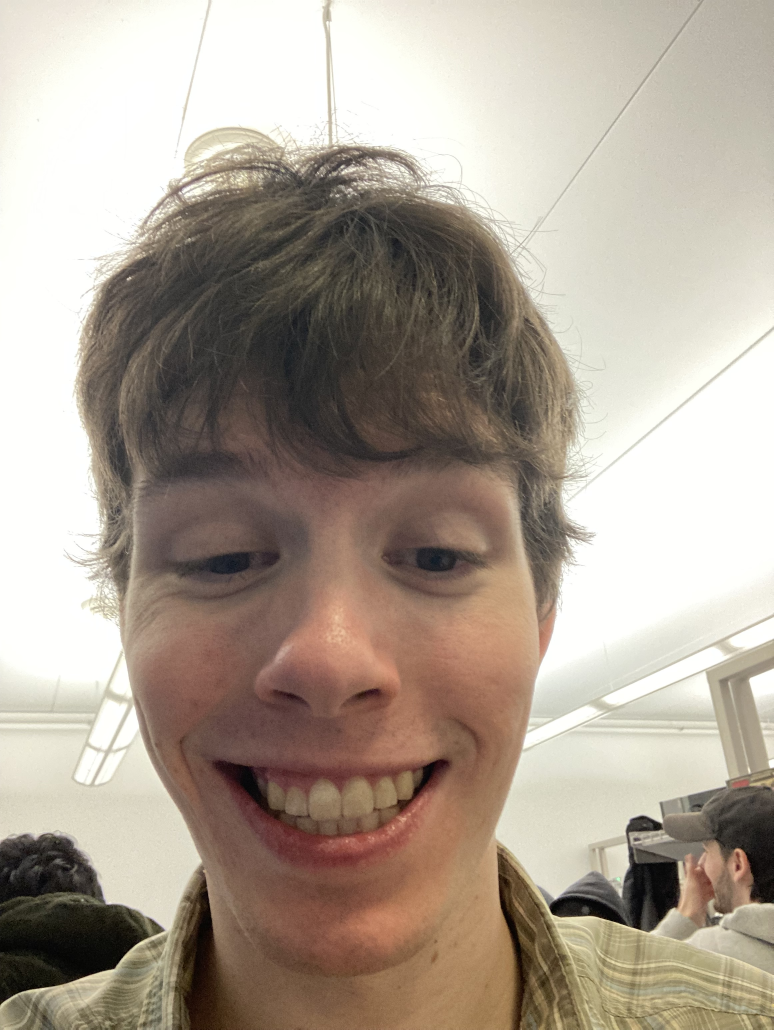
#> input picture Lab/train_set/1/IMG_6359.jpg, 2320 x 3088 px (shown at 1/3 size)
$ python -i analyze_all_images.py   (imports and definitions only)
#> lines starting #> are read from the running program, lines starting #| are printed output that depends on the picture
#> further down, picture is the input picture: shape (3088, 2320, 3); mean B, G, R 147.6, 160.3, 172.2
import cv2
import os
import numpy as np
import re
from glob import glob
import datetime

def preprocess_image(image):
    """Apply preprocessing to improve face detection and recognition"""
    # Convert to grayscale if needed
    if len(image.shape) == 3:
        gray = cv2.cvtColor(image, cv2.COLOR_BGR2GRAY)
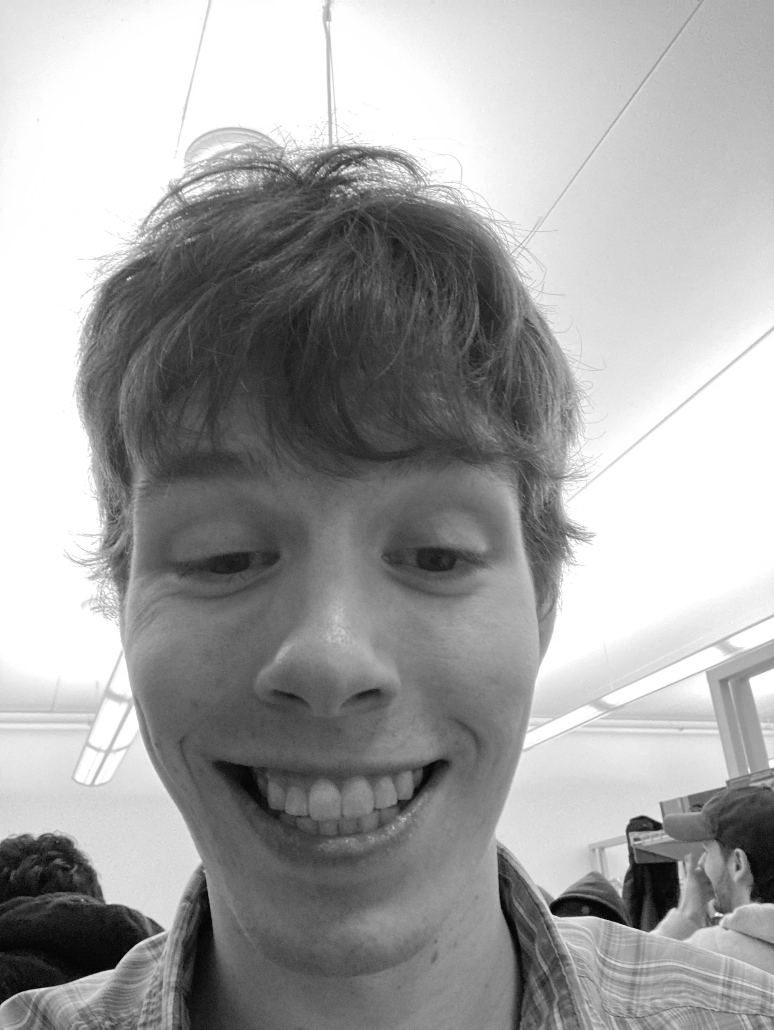
#> gray: shape (3088, 2320) (shown at 1/3 size); min 0, max 255, mean 162.4
    else:
        gray = image.copy()

    # Apply histogram equalization
    gray = cv2.equalizeHist(gray)
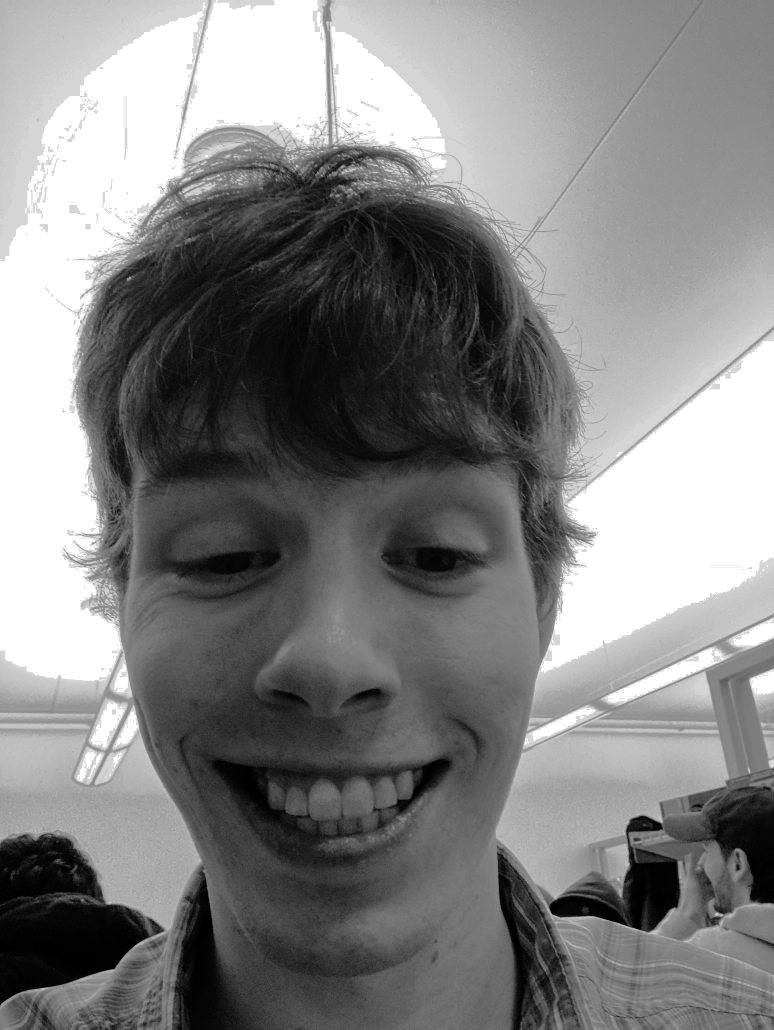
#> gray: shape (3088, 2320) (shown at 1/3 size); min 0, max 255, mean 131.3

    # Apply Gaussian blur to reduce noise
    gray = cv2.GaussianBlur(gray, (3, 3), 0)

    return gray

# [210 lines left out: functions get_person_id_from_path, analyze_all_images, not called in this run]

# [2 lines not run here, left out]

>>> import cv2
>>> picture = cv2.imread('train_set/1/IMG_6359.jpg')
>>> result = preprocess_image(picture)

$ run again, on Lab/train_set/2/IMG_1083.jpg
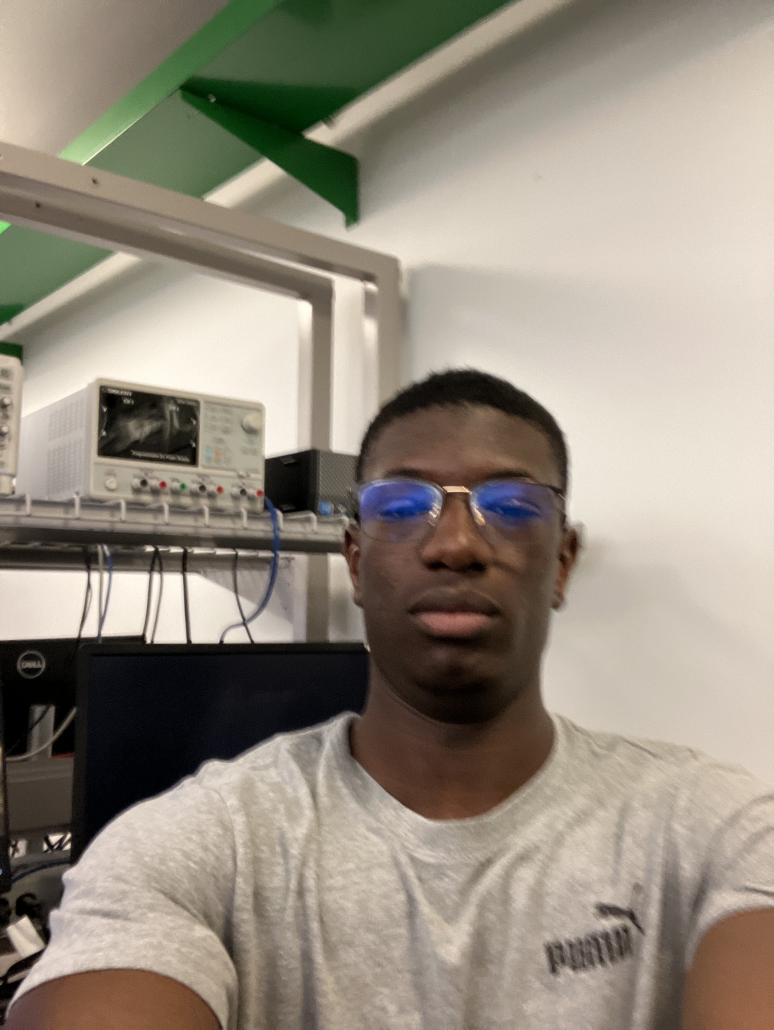
#> input picture Lab/train_set/2/IMG_1083.jpg, 2320 x 3088 px (shown at 1/3 size)
#> picture is the input picture: shape (3088, 2320, 3); mean B, G, R 127, 140.2, 149.2
#> in preprocess_image, `gray = cv2.cvtColor(image, cv2.COLOR_BGR2GRAY)`:
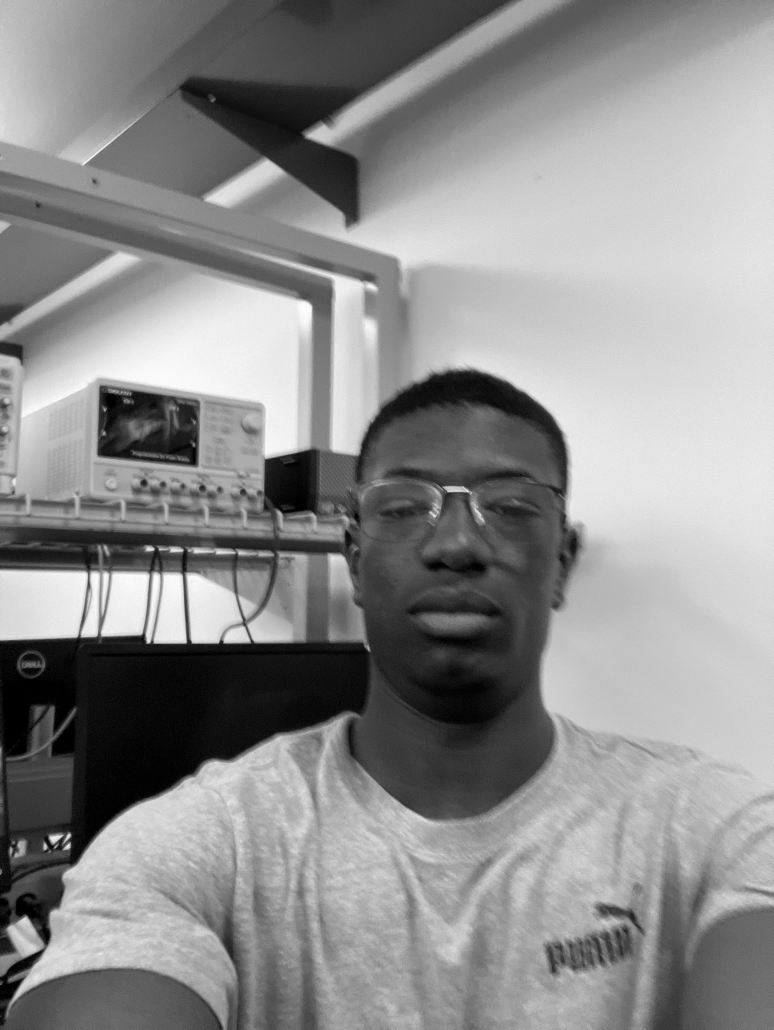
#> gray: shape (3088, 2320) (shown at 1/3 size); min 0, max 254, mean 141.4
#> in preprocess_image, `gray = cv2.equalizeHist(gray)`:
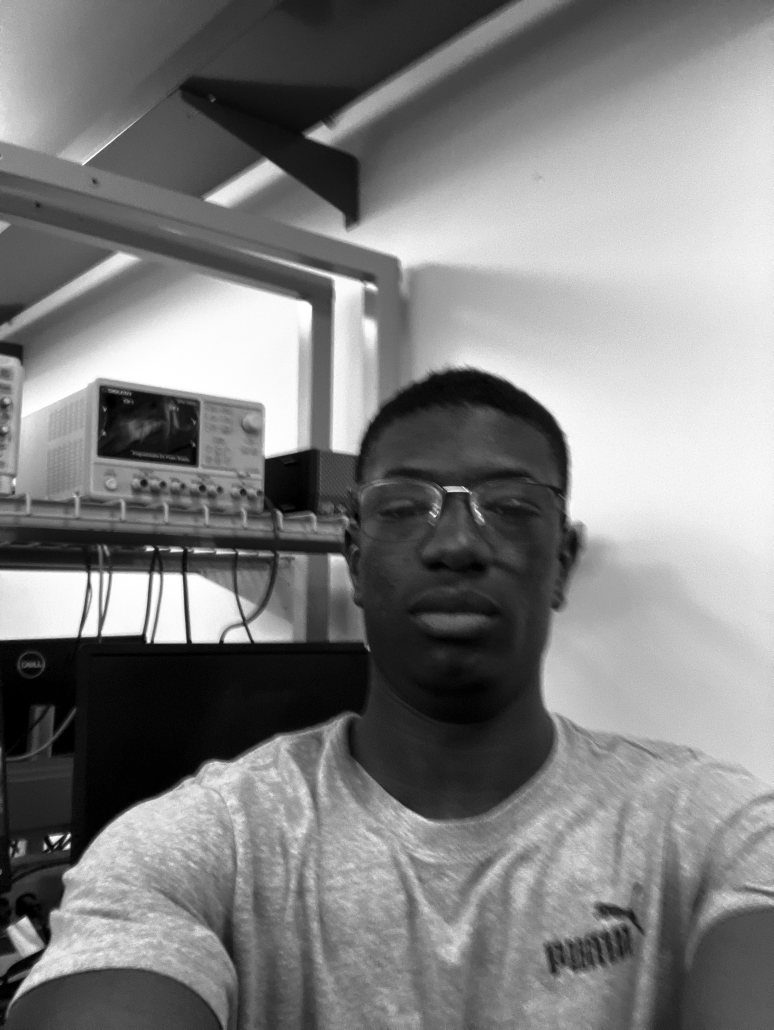
#> gray: shape (3088, 2320) (shown at 1/3 size); min 0, max 255, mean 127.6

$ run again, on Lab/train_set/2/IMG_1086.jpg
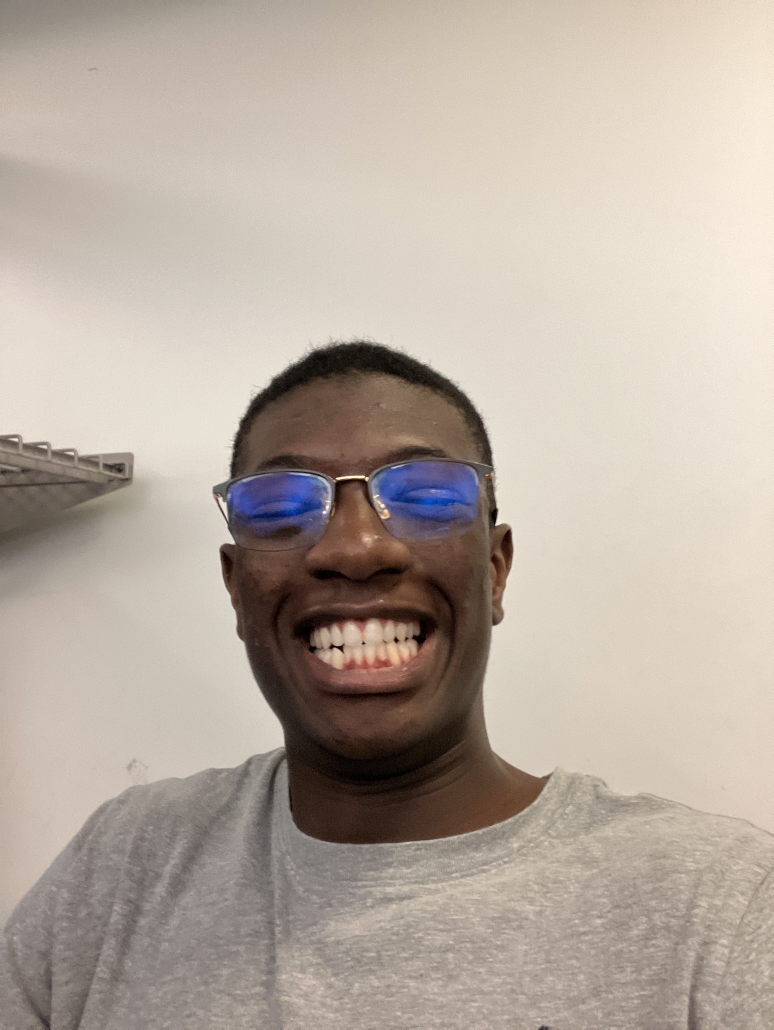
#> input picture Lab/train_set/2/IMG_1086.jpg, 2320 x 3088 px (shown at 1/3 size)
#> picture is the input picture: shape (3088, 2320, 3); mean B, G, R 160.3, 171.3, 183.2
#> in preprocess_image, `gray = cv2.cvtColor(image, cv2.COLOR_BGR2GRAY)`:
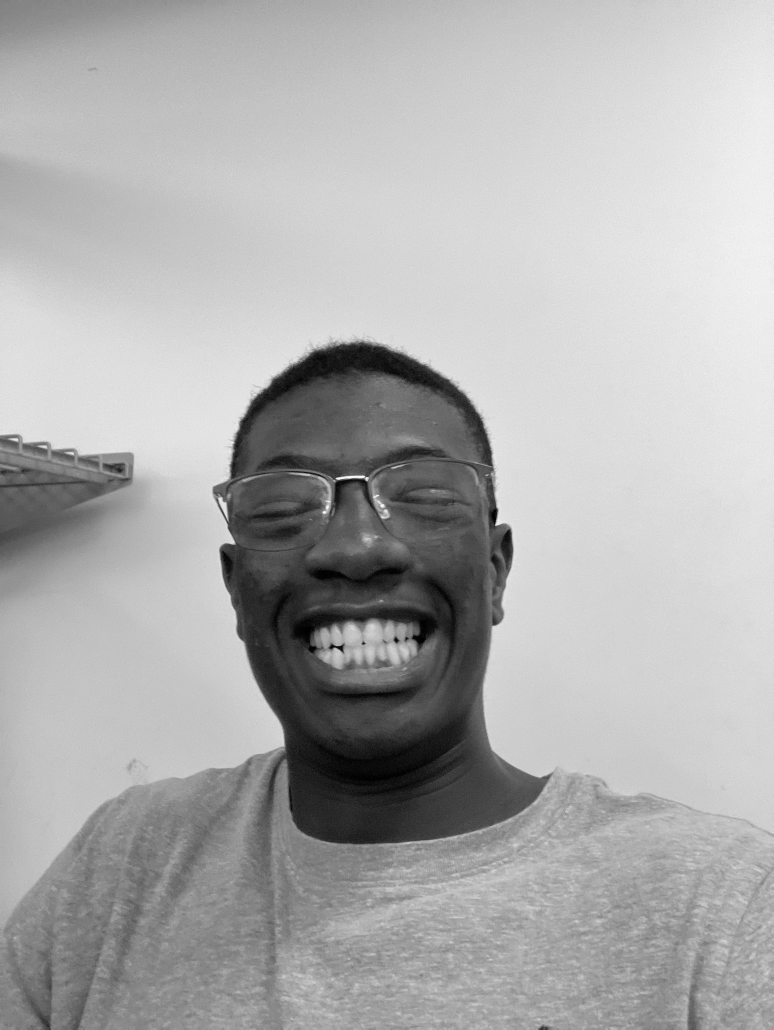
#> gray: shape (3088, 2320) (shown at 1/3 size); min 0, max 253, mean 173.6
#> in preprocess_image, `gray = cv2.equalizeHist(gray)`:
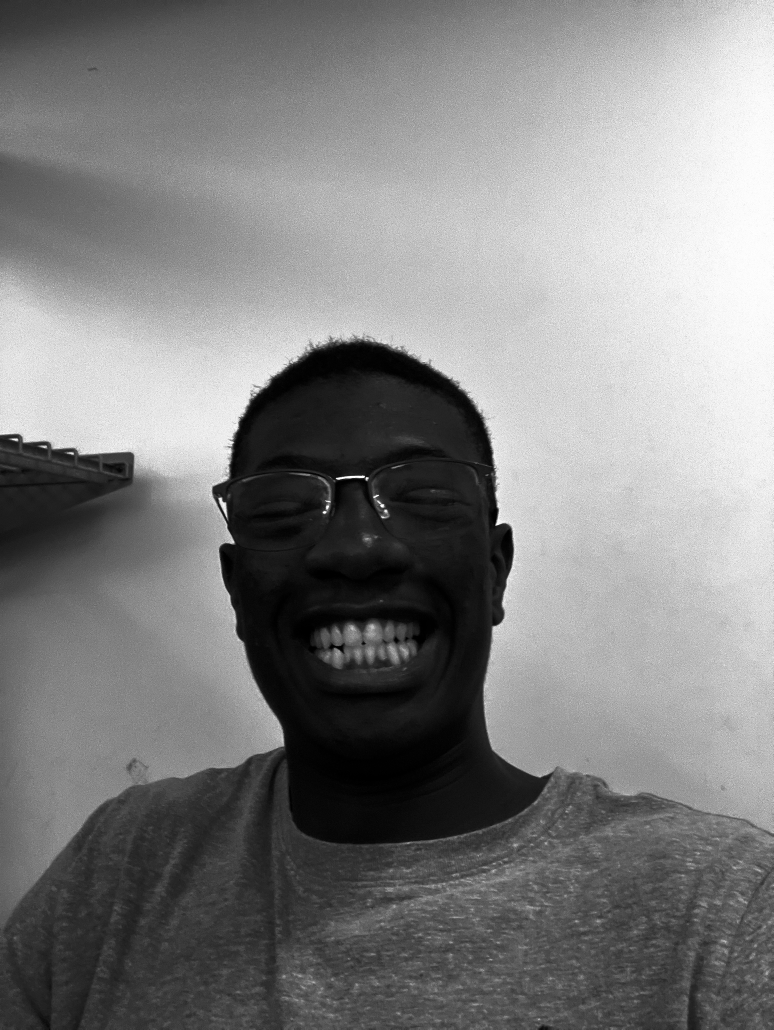
#> gray: shape (3088, 2320) (shown at 1/3 size); min 0, max 255, mean 128.5

$ run again, on Lab/train_set/3/IMG_7893.jpg
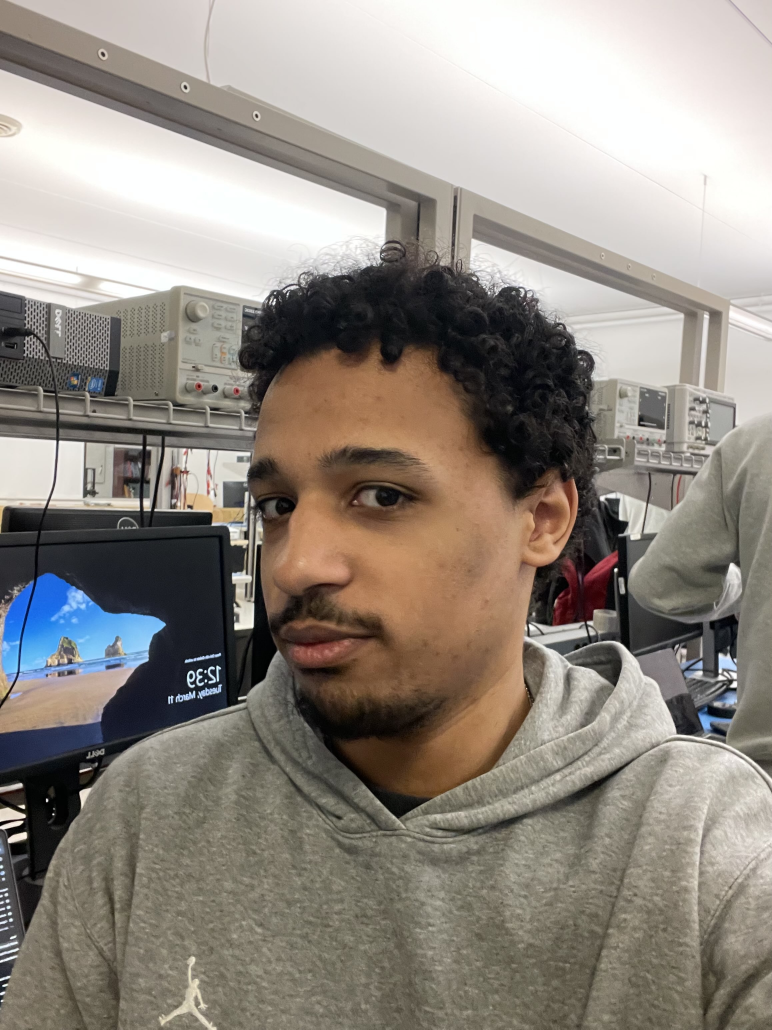
#> input picture Lab/train_set/3/IMG_7893.jpg, 2316 x 3088 px (shown at 1/3 size)
#> picture is the input picture: shape (3088, 2316, 3); mean B, G, R 129.9, 138.1, 145.3
#> in preprocess_image, `gray = cv2.cvtColor(image, cv2.COLOR_BGR2GRAY)`:
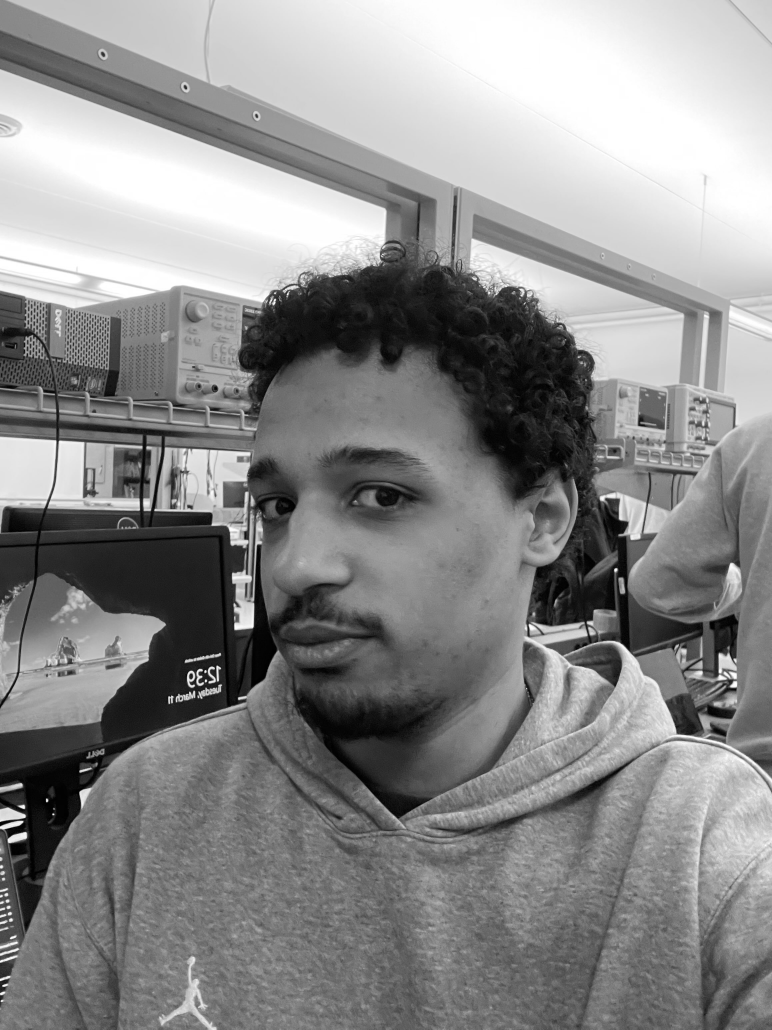
#> gray: shape (3088, 2316) (shown at 1/3 size); min 0, max 255, mean 139.3
#> in preprocess_image, `gray = cv2.equalizeHist(gray)`:
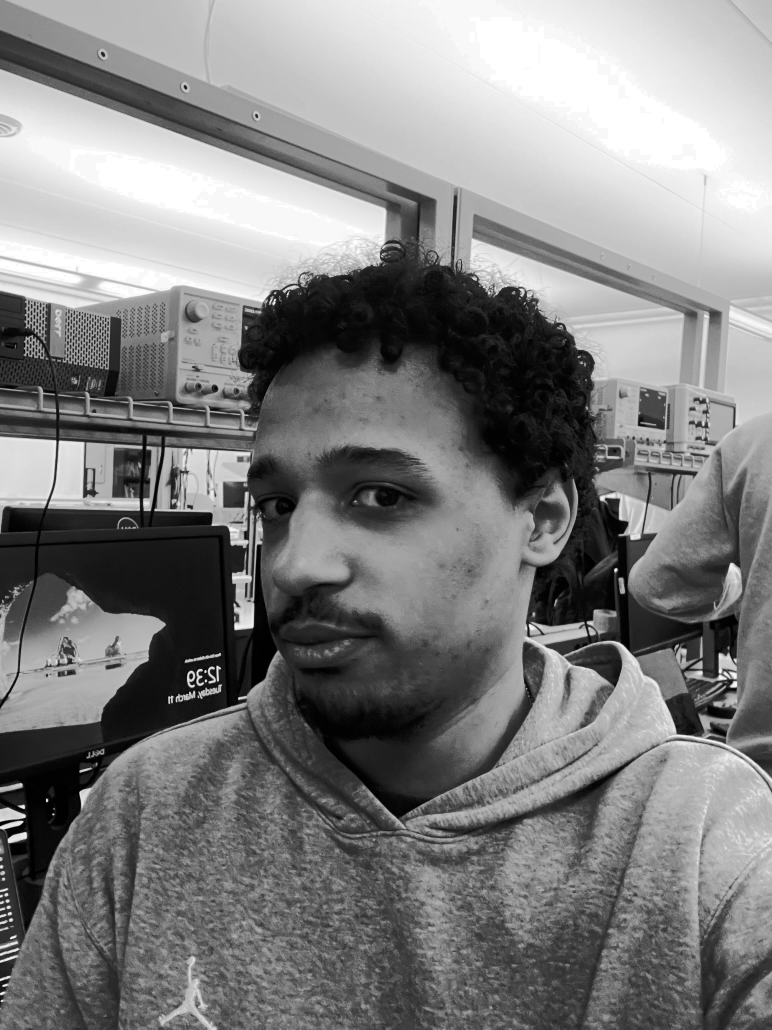
#> gray: shape (3088, 2316) (shown at 1/3 size); min 0, max 255, mean 128.2
